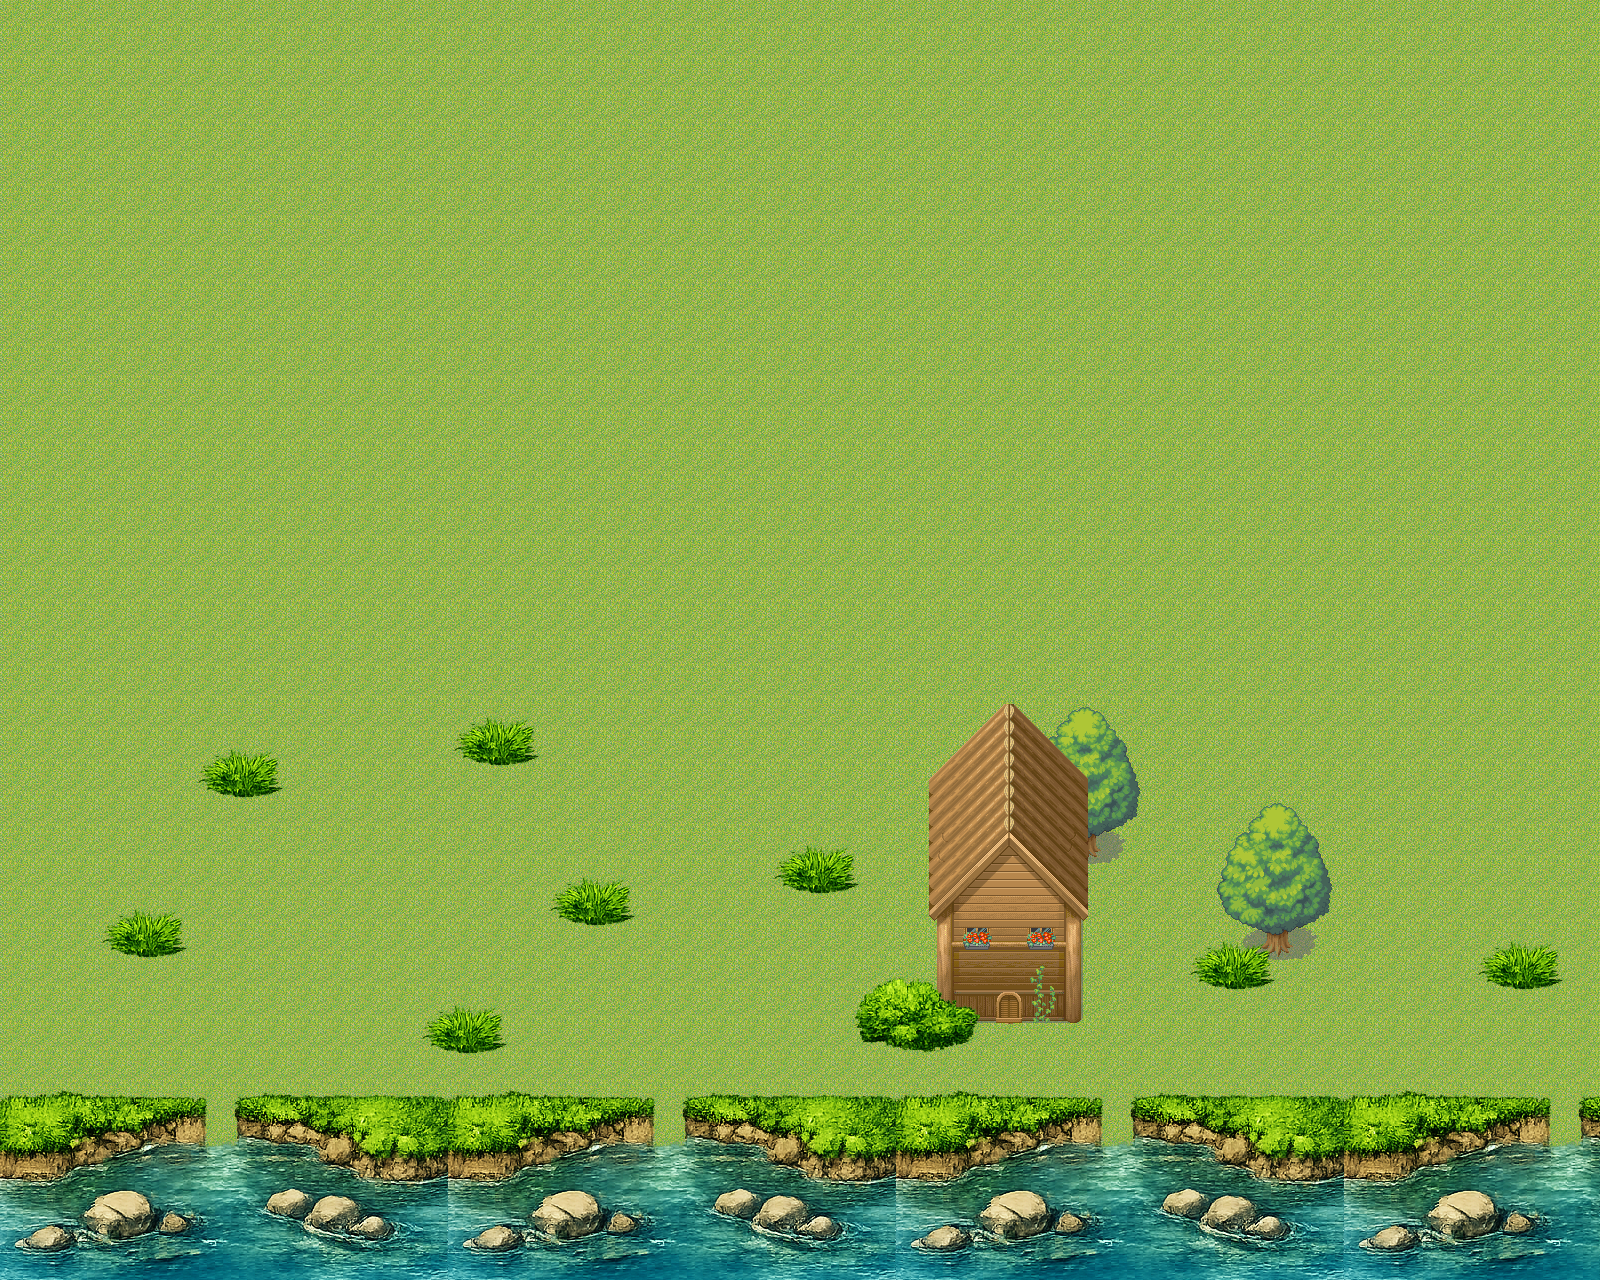

Tiled map render using the project's own tile images. Description and the map definition, with tile-layer contents summarised, below:
An orthogonal 50x40 tile map with 32x32 px tiles, 7 tile layers (BaseGround, River, Vegetation1, Buildings, ...).

<map version="1.10" tiledversion="1.12.2" orientation="orthogonal" renderorder="right-down" width="50" height="40" tilewidth="32" tileheight="32" infinite="0" nextlayerid="10" nextobjectid="1">
 <tileset firstgid="1" source="RiverForest001.tsx" />
 <layer id="3" name="BaseGround" width="50" height="40">
  <data>[2000 cells, 2000 non-empty, 1 distinct tile ids]</data>
 </layer>
 <layer id="4" name="River" width="50" height="40">
  <data>[2000 cells, 300 non-empty, 84 distinct tile ids]</data>
 </layer>
 <layer id="5" name="Vegetation1" width="50" height="40">
  <data>[2000 cells, 20 non-empty, 20 distinct tile ids]</data>
 </layer>
 <layer id="6" name="Buildings" width="50" height="40">
  <data>[2000 cells, 50 non-empty, 50 distinct tile ids]</data>
 </layer>
 <layer id="7" name="Decorations" width="50" height="40">
  <data>[2000 cells, 3 non-empty, 2 distinct tile ids]</data>
 </layer>
 <layer id="9" name="Vegetation2" width="50" height="40">
  <data>[2000 cells, 20 non-empty, 20 distinct tile ids]</data>
 </layer>
 <layer id="8" name="Vegetation3" width="50" height="40">
  <data>[2000 cells, 63 non-empty, 21 distinct tile ids]</data>
 </layer>
</map>
